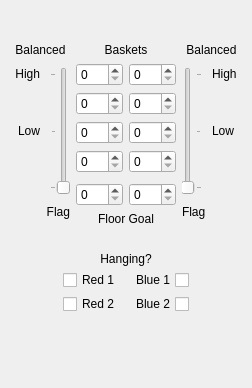
        <widget class="QWidget" name="page_teleop">
         <property name="geometry">
          <rect>
           <x>0</x>
           <y>0</y>
           <width>252</width>
           <height>388</height>
          </rect>
         </property>
         <attribute name="label">
          <string>Tele-operated</string>
         </attribute>
         <layout class="QVBoxLayout" name="verticalLayout_7" stretch="1,0,0,0,2">
          <item>
           <spacer name="verticalSpacer_teleop_top">
            <property name="orientation">
             <enum>Qt::Vertical</enum>
            </property>
            <property name="sizeHint" stdset="0">
             <size>
              <width>20</width>
              <height>40</height>
             </size>
            </property>
           </spacer>
          </item>
          <item>
           <layout class="QHBoxLayout" name="horizontalLayout_teleop">
            <item>
             <layout class="QVBoxLayout" name="verticalLayout_teleop_red" stretch="0,6,1">
              <property name="spacing">
               <number>10</number>
              </property>
              <item>
               <widget class="QLabel" name="label_balance_red">
                <property name="sizePolicy">
                 <sizepolicy hsizetype="Preferred" vsizetype="Fixed">
                  <horstretch>0</horstretch>
                  <verstretch>0</verstretch>
                 </sizepolicy>
                </property>
                <property name="text">
                 <string>Balanced</string>
                </property>
                <property name="alignment">
                 <set>Qt::AlignCenter</set>
                </property>
               </widget>
              </item>
              <item>
               <layout class="QGridLayout" name="gridLayout_flag_red">
                <item row="0" column="0">
                 <widget class="QLabel" name="label_flag_red_high">
                  <property name="text">
                   <string>High</string>
                  </property>
                  <property name="alignment">
                   <set>Qt::AlignRight|Qt::AlignTop|Qt::AlignTrailing</set>
                  </property>
                 </widget>
                </item>
                <item row="1" column="0">
                 <widget class="QLabel" name="label_flag_red_low">
                  <property name="text">
                   <string>Low</string>
                  </property>
                  <property name="alignment">
                   <set>Qt::AlignRight|Qt::AlignTrailing|Qt::AlignVCenter</set>
                  </property>
                 </widget>
                </item>
                <item row="0" column="1" rowspan="3">
                 <widget class="QSlider" name="verticalSlider_red">
                  <property name="maximum">
                   <number>2</number>
                  </property>
                  <property name="pageStep">
                   <number>1</number>
                  </property>
                  <property name="orientation">
                   <enum>Qt::Vertical</enum>
                  </property>
                  <property name="tickPosition">
                   <enum>QSlider::TicksAbove</enum>
                  </property>
                 </widget>
                </item>
               </layout>
              </item>
              <item>
               <widget class="QLabel" name="label_flag_red">
                <property name="sizePolicy">
                 <sizepolicy hsizetype="Preferred" vsizetype="Expanding">
                  <horstretch>0</horstretch>
                  <verstretch>0</verstretch>
                 </sizepolicy>
                </property>
                <property name="text">
                 <string>Flag</string>
                </property>
                <property name="alignment">
                 <set>Qt::AlignRight|Qt::AlignTop|Qt::AlignTrailing</set>
                </property>
               </widget>
              </item>
             </layout>
            </item>
            <item>
             <layout class="QGridLayout" name="gridLayout_teleop_blocks">
              <item row="6" column="0">
               <widget class="QSpinBox" name="spinBox_blocks_red_floor">
                <property name="correctionMode">
                 <enum>QAbstractSpinBox::CorrectToNearestValue</enum>
                </property>
                <property name="maximum">
                 <number>100</number>
                </property>
               </widget>
              </item>
              <item row="6" column="1">
               <widget class="QSpinBox" name="spinBox_blocks_blue_floor">
                <property name="correctionMode">
                 <enum>QAbstractSpinBox::CorrectToNearestValue</enum>
                </property>
                <property name="maximum">
                 <number>100</number>
                </property>
               </widget>
              </item>
              <item row="5" column="0" colspan="2">
               <spacer name="verticalSpacer_teleop_blocks_pad">
                <property name="orientation">
                 <enum>Qt::Vertical</enum>
                </property>
                <property name="sizeType">
                 <enum>QSizePolicy::Minimum</enum>
                </property>
                <property name="sizeHint" stdset="0">
                 <size>
                  <width>58</width>
                  <height>4</height>
                 </size>
                </property>
               </spacer>
              </item>
              <item row="7" column="0" colspan="2">
               <widget class="QLabel" name="label_teleop_blocks_floor">
                <property name="text">
                 <string>Floor Goal</string>
                </property>
                <property name="alignment">
                 <set>Qt::AlignCenter</set>
                </property>
               </widget>
              </item>
              <item row="4" column="1">
               <widget class="QSpinBox" name="spinBox_blocks_blue_RO">
                <property name="correctionMode">
                 <enum>QAbstractSpinBox::CorrectToNearestValue</enum>
                </property>
                <property name="maximum">
                 <number>32</number>
                </property>
               </widget>
              </item>
              <item row="3" column="1">
               <widget class="QSpinBox" name="spinBox_blocks_blue_RI">
                <property name="correctionMode">
                 <enum>QAbstractSpinBox::CorrectToNearestValue</enum>
                </property>
                <property name="maximum">
                 <number>32</number>
                </property>
               </widget>
              </item>
              <item row="1" column="1">
               <widget class="QSpinBox" name="spinBox_blocks_blue_LO">
                <property name="correctionMode">
                 <enum>QAbstractSpinBox::CorrectToNearestValue</enum>
                </property>
                <property name="maximum">
                 <number>32</number>
                </property>
               </widget>
              </item>
              <item row="2" column="0">
               <widget class="QSpinBox" name="spinBox_blocks_red_LI">
                <property name="correctionMode">
                 <enum>QAbstractSpinBox::CorrectToNearestValue</enum>
                </property>
                <property name="maximum">
                 <number>32</number>
                </property>
               </widget>
              </item>
              <item row="2" column="1">
               <widget class="QSpinBox" name="spinBox_blocks_blue_LI">
                <property name="correctionMode">
                 <enum>QAbstractSpinBox::CorrectToNearestValue</enum>
                </property>
                <property name="maximum">
                 <number>32</number>
                </property>
               </widget>
              </item>
              <item row="3" column="0">
               <widget class="QSpinBox" name="spinBox_blocks_red_RI">
                <property name="correctionMode">
                 <enum>QAbstractSpinBox::CorrectToNearestValue</enum>
                </property>
                <property name="maximum">
                 <number>32</number>
                </property>
               </widget>
              </item>
              <item row="1" column="0">
               <widget class="QSpinBox" name="spinBox_blocks_red_LO">
                <property name="correctionMode">
                 <enum>QAbstractSpinBox::CorrectToNearestValue</enum>
                </property>
                <property name="maximum">
                 <number>32</number>
                </property>
               </widget>
              </item>
              <item row="4" column="0">
               <widget class="QSpinBox" name="spinBox_blocks_red_RO">
                <property name="correctionMode">
                 <enum>QAbstractSpinBox::CorrectToNearestValue</enum>
                </property>
                <property name="maximum">
                 <number>32</number>
                </property>
               </widget>
              </item>
              <item row="0" column="0" colspan="2">
               <widget class="QLabel" name="label_teleop_blocks_baskets">
                <property name="text">
                 <string>Baskets</string>
                </property>
                <property name="alignment">
                 <set>Qt::AlignCenter</set>
                </property>
               </widget>
              </item>
             </layout>
            </item>
            <item>
             <layout class="QVBoxLayout" name="verticalLayout_teleop_blue" stretch="0,6,1">
              <property name="spacing">
               <number>10</number>
              </property>
              <item>
               <widget class="QLabel" name="label_balance_blue">
                <property name="sizePolicy">
                 <sizepolicy hsizetype="Preferred" vsizetype="Fixed">
                  <horstretch>0</horstretch>
                  <verstretch>0</verstretch>
                 </sizepolicy>
                </property>
                <property name="text">
                 <string>Balanced</string>
                </property>
                <property name="alignment">
                 <set>Qt::AlignCenter</set>
                </property>
               </widget>
              </item>
              <item>
               <layout class="QGridLayout" name="gridLayout_flag_blue">
                <item row="1" column="1">
                 <widget class="QLabel" name="label_flag_blue_low">
                  <property name="text">
                   <string>Low</string>
                  </property>
                 </widget>
                </item>
                <item row="0" column="1">
                 <widget class="QLabel" name="label_flag_blue_high">
                  <property name="text">
                   <string>High</string>
                  </property>
                  <property name="alignment">
                   <set>Qt::AlignLeading|Qt::AlignLeft|Qt::AlignTop</set>
                  </property>
                 </widget>
                </item>
                <item row="0" column="0" rowspan="3">
                 <widget class="QSlider" name="verticalSlider_blue">
                  <property name="maximum">
                   <number>2</number>
                  </property>
                  <property name="pageStep">
                   <number>1</number>
                  </property>
                  <property name="orientation">
                   <enum>Qt::Vertical</enum>
                  </property>
                  <property name="tickPosition">
                   <enum>QSlider::TicksBelow</enum>
                  </property>
                 </widget>
                </item>
               </layout>
              </item>
              <item>
               <widget class="QLabel" name="label_flag_blue">
                <property name="sizePolicy">
                 <sizepolicy hsizetype="Preferred" vsizetype="Expanding">
                  <horstretch>0</horstretch>
                  <verstretch>0</verstretch>
                 </sizepolicy>
                </property>
                <property name="text">
                 <string>Flag</string>
                </property>
                <property name="alignment">
                 <set>Qt::AlignLeading|Qt::AlignLeft|Qt::AlignTop</set>
                </property>
               </widget>
              </item>
             </layout>
            </item>
           </layout>
          </item>
          <item>
           <spacer name="verticalSpacer_teleop_center">
            <property name="orientation">
             <enum>Qt::Vertical</enum>
            </property>
            <property name="sizeType">
             <enum>QSizePolicy::Maximum</enum>
            </property>
            <property name="sizeHint" stdset="0">
             <size>
              <width>20</width>
              <height>20</height>
             </size>
            </property>
           </spacer>
          </item>
          <item>
           <layout class="QGridLayout" name="gridLayout_teleop">
            <property name="horizontalSpacing">
             <number>10</number>
            </property>
            <property name="verticalSpacing">
             <number>4</number>
            </property>
            <item row="1" column="2">
             <widget class="QCheckBox" name="checkBox_hanging_blue_A">
              <property name="layoutDirection">
               <enum>Qt::RightToLeft</enum>
              </property>
              <property name="text">
               <string>Blue 1</string>
              </property>
             </widget>
            </item>
            <item row="2" column="2">
             <widget class="QCheckBox" name="checkBox_hanging_blue_B">
              <property name="layoutDirection">
               <enum>Qt::RightToLeft</enum>
              </property>
              <property name="text">
               <string>Blue 2</string>
              </property>
             </widget>
            </item>
            <item row="2" column="1">
             <widget class="QCheckBox" name="checkBox_hanging_red_B">
              <property name="text">
               <string>Red 2</string>
              </property>
             </widget>
            </item>
            <item row="1" column="1">
             <widget class="QCheckBox" name="checkBox_hanging_red_A">
              <property name="text">
               <string>Red 1</string>
              </property>
             </widget>
            </item>
            <item row="0" column="1" colspan="2">
             <widget class="QLabel" name="label_hanging">
              <property name="text">
               <string>Hanging?</string>
              </property>
              <property name="alignment">
               <set>Qt::AlignCenter</set>
              </property>
             </widget>
            </item>
            <item row="0" column="3" rowspan="3">
             <spacer name="horizontalSpacer_teleop_R">
              <property name="orientation">
               <enum>Qt::Horizontal</enum>
              </property>
              <property name="sizeHint" stdset="0">
               <size>
                <width>40</width>
                <height>20</height>
               </size>
              </property>
             </spacer>
            </item>
            <item row="0" column="0" rowspan="3">
             <spacer name="horizontalSpacer_teleop_L">
              <property name="orientation">
               <enum>Qt::Horizontal</enum>
              </property>
              <property name="sizeHint" stdset="0">
               <size>
                <width>40</width>
                <height>20</height>
               </size>
              </property>
             </spacer>
            </item>
           </layout>
          </item>
          <item>
           <spacer name="verticalSpacer_teleop_bottom">
            <property name="orientation">
             <enum>Qt::Vertical</enum>
            </property>
            <property name="sizeHint" stdset="0">
             <size>
              <width>20</width>
              <height>40</height>
             </size>
            </property>
           </spacer>
          </item>
         </layout>
        </widget>
